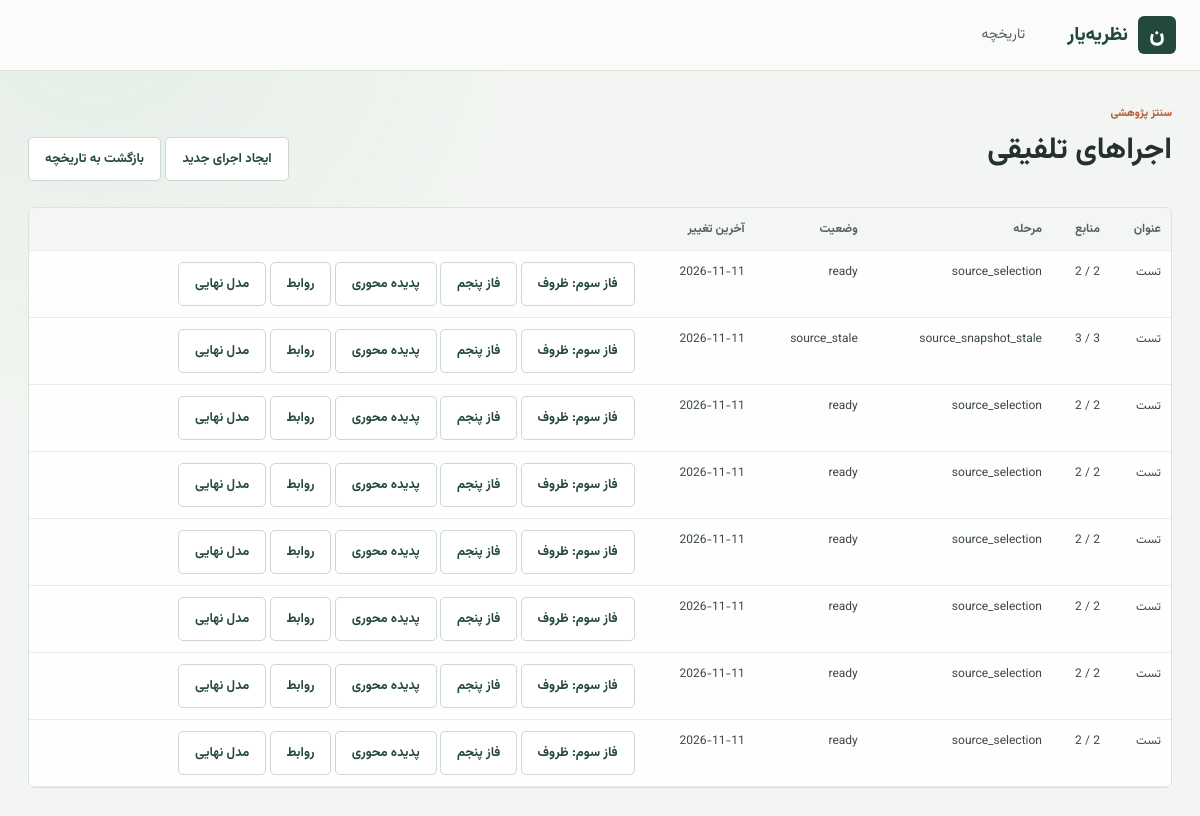
The app's page /synthesis/runs with its own data.
### tables this page shows
CREATE TABLE synthesis_runs (
				run_id TEXT PRIMARY KEY,
				title TEXT NOT NULL,
				study_topic TEXT NOT NULL DEFAULT '',
				expected_source_count INTEGER NOT NULL DEFAULT 13,
				selected_source_count INTEGER NOT NULL DEFAULT 0,
				status TEXT NOT NULL DEFAULT 'draft',
				current_stage TEXT NOT NULL DEFAULT 'source_selection',
				schema_version TEXT NOT NULL DEFAULT '1.0',
				input_hash TEXT NOT NULL DEFAULT '',
				created_at TEXT NOT NULL,
				updated_at TEXT NOT NULL,
				completed_at TEXT
			);

### app/routers/synthesis.py (the view)
@router.get("/runs")
def synthesis_runs_page(request: Request):
    return templates.TemplateResponse(
        request=request,
        name="synthesis_runs.html",
        context={"runs": list_synthesis_runs()},
    )

### app/templates/synthesis_runs.html (shortened to what this page needs)
{% extends "base.html" %}
{% block content %}
<section class="page-heading">
	<div><p class="eyebrow">سنتز پژوهشی</p><h1>اجراهای تلفیقی</h1></div>
	<div class="page-actions">
		<a class="button button-secondary" href="/synthesis/select">ایجاد اجرای جدید</a>
		<a class="button button-secondary" href="/projects">بازگشت به تاریخچه</a>
	</div>
</section>
{% if runs %}
<section class="panel table-panel">
	<div class="table-scroll"><table><thead><tr><th>عنوان</th><th>منابع</th><th>مرحله</th><th>وضعیت</th><th>آخرین تغییر</th><th></th></tr></thead><tbody>
	{% for run in runs %}
	<tr>
		<td>{{ run.title }}</td>
		<td>{{ run.selected_source_count }}{% if run.expected_source_count %} / {{ run.expected_source_count }}{% endif %}</td>
		<td>{{ run.current_stage }}</td>
		<td>{{ run.status }}</td>
		<td>{{ run.updated_at[:10] }}</td>
		<td>
			<a class="button button-secondary" href="/synthesis/runs/{{ run.run_id }}/pool-preview">فاز سوم: ظروف</a>
			<a class="button button-secondary" href="/synthesis/runs/{{ run.run_id }}/theme-synthesis">فاز پنجم</a>
			<a class="button button-secondary" href="/synthesis/runs/{{ run.run_id }}/phenomenon-synthesis">پدیده محوری</a>
			<a class="button button-secondary" href="/synthesis/runs/{{ run.run_id }}/relationship-synthesis">روابط</a>
			<a class="button button-secondary" href="/synthesis/runs/{{ run.run_id }}/final-model">مدل نهایی</a>
		</td>
	</tr>
	{% endfor %}
	</tbody></table></div>
</section>
{% else %}
<section class="panel empty-state"><strong>اجرای تلفیقی ثبت نشده است</strong><p>برای شروع، مصاحبه‌های تأییدشده را انتخاب کنید.</p><a class="button button-primary" href="/synthesis/select">انتخاب مصاحبه‌ها</a></section>
{% endif %}
{% endblock %}

### app/static/css/style.css (style rules this page uses)
:root { font-family: Vazirmatn, Tahoma, sans-serif; color: #24312d; background: #f2f5f1; font-synthesis: none; --ink: #24312d; --muted: #697671; --line: #dce3dd; --paper: #fff; --green: #37685a; --green-dark: #23483e; --green-soft: #e4eee8; --coral: #b95d3d; --gold: #d4a449; }
body { margin: 0; min-width: 320px; background: radial-gradient(circle at 8% 0%, #e5eee8 0, transparent 26rem), #f2f5f1; }
h1, h2, h3, p { margin-top: 0; }
h1 { margin-bottom: 9px; font-size: 30px; line-height: 1.4; }
.page-heading { display: flex; justify-content: space-between; align-items: end; gap: 24px; margin-bottom: 26px; }
.eyebrow { margin-bottom: 8px; color: var(--coral); font-size: 11px; font-weight: 800; letter-spacing: 0; }
.button { display: inline-flex; min-height: 42px; align-items: center; justify-content: center; gap: 9px; padding: 0 16px; border: 1px solid transparent; border-radius: 5px; font: inherit; font-size: 13px; font-weight: 700; text-decoration: none; cursor: pointer; transition: background .15s, border-color .15s, transform .15s; }
.button-secondary { border-color: #ccd8d1; background: #fff; color: var(--green-dark); }
.panel { padding: 22px; border: 1px solid var(--line); border-radius: 6px; background: rgba(255,255,255,.94); }
.table-scroll { overflow-x: auto; }
table { width: 100%; border-collapse: collapse; text-align: right; }
th, td { padding: 11px 10px; border-bottom: 1px solid #e7ece8; vertical-align: top; font-size: 12px; line-height: 1.7; }
th { background: #f3f6f3; color: #53635c; font-weight: 700; white-space: nowrap; }
td { color: #3d4944; }
.table-panel { padding: 0; overflow: hidden; }

### records on screen
synthesis_runs: title "تست", selected_source_count "2", expected_source_count "2", current_stage "source_selection", status "ready", updated_at "2026-11-11"
synthesis_runs: title "تست", selected_source_count "3", expected_source_count "3", current_stage "source_snapshot_stale", status "source_stale", updated_at "2026-11-11"
synthesis_runs: title "تست", selected_source_count "2", expected_source_count "2", current_stage "source_selection", status "ready", updated_at "2026-11-11"
synthesis_runs: title "تست", selected_source_count "2", expected_source_count "2", current_stage "source_selection", status "ready", updated_at "2026-11-11"
synthesis_runs: title "تست", selected_source_count "2", expected_source_count "2", current_stage "source_selection", status "ready", updated_at "2026-11-11"
synthesis_runs: title "تست", selected_source_count "2", expected_source_count "2", current_stage "source_selection", status "ready", updated_at "2026-11-11"
synthesis_runs: title "تست", selected_source_count "2", expected_source_count "2", current_stage "source_selection", status "ready", updated_at "2026-11-11"
synthesis_runs: title "تست", selected_source_count "2", expected_source_count "2", current_stage "source_selection", status "ready", updated_at "2026-11-11"
